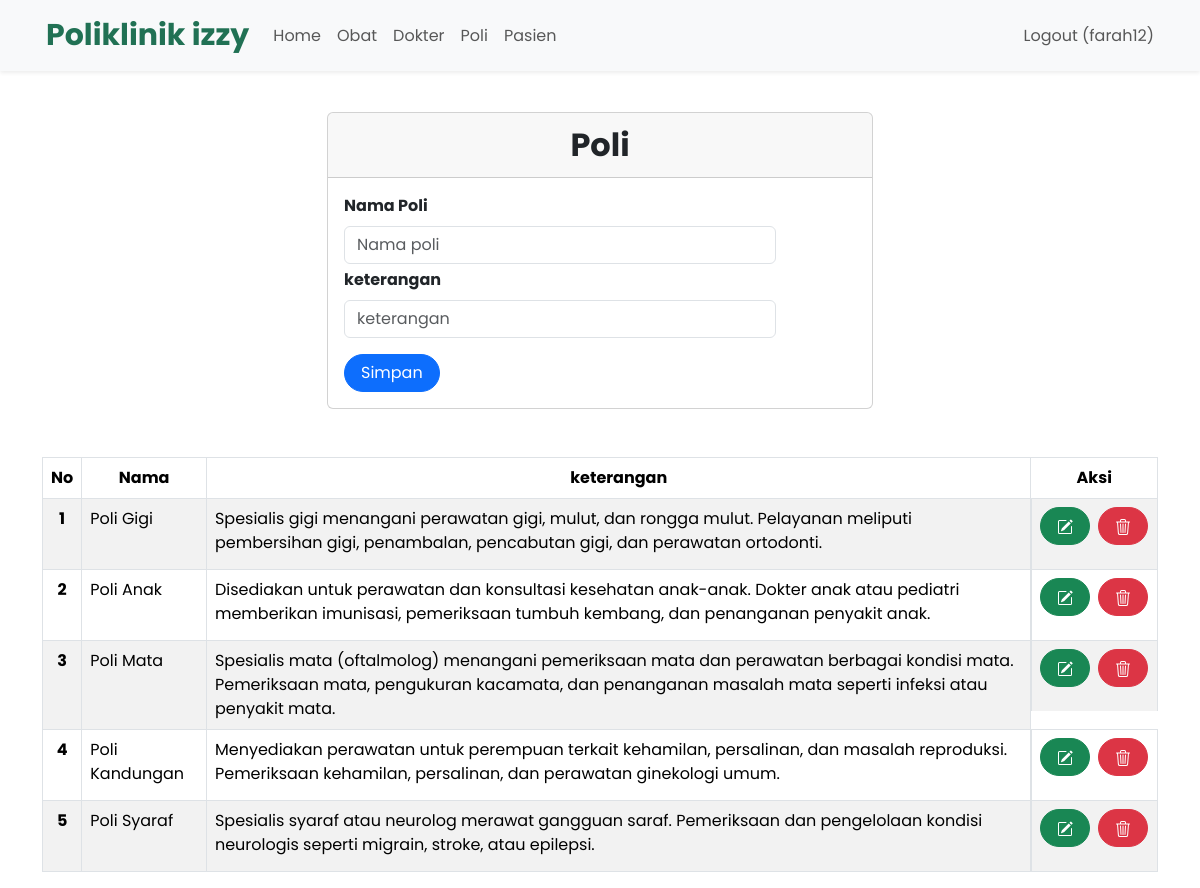
The app's page /index.php?page=poli (signed in) with its own data.
### tables this page shows
CREATE TABLE `poli` (
  `id` int(11) NOT NULL,
  `nama_poli` varchar(25) NOT NULL,
  `keterangan` text NOT NULL
);

### poli.php (the view, shortened to what this page needs)
<br>
<div class="container">
    <div class="row justify-content-center">
        <div class="col-md-6">
            <div class="card">
                <div class="card-header text-center fw-bold" style="font-size: 2rem;">Poli</div>
                <div class="card-body">
                    <form class="form row" method="POST" style="width: 30rem;" action="" name="myForm" onsubmit="return(validate());">
                        <?php
                        $nama_poli = '';
                        $keterangan = '';
                        ?>
                        <div class="row">
                            <label for="inputNama" class="form-label fw-bold">
                                Nama Poli
                            </label>
                            <div>
                                <input type="text" class="form-control" name="nama_poli" id="inputNama" placeholder="Nama poli" value="<?php echo $nama_poli ?>">
                            </div>
                        </div>
                        <div class="row mt-1">
                            <label for="inputketerangan" class="form-label fw-bold">
                                keterangan
                            </label>
                            <div>
                                <input type="text" class="form-control" name="keterangan" id="inputketerangan" placeholder="keterangan" value="<?php echo $keterangan ?>">
                            </div>
                        </div>
                        <div class="row mt-3">
                            <div class=col>
                                <button type="submit" class="btn btn-primary rounded-pill px-3 mt-auto" name="simpan">Simpan</button>
                            </div>
                        </div>
                    </form>
                </div>
            </div>
        </div>
    </div>
    <br>
    <br>
    <table class="table table-bordered table-striped table-hover">
        <thead>
            <tr class="text-center">
                <th scope="col">No</th>
                <th scope="col">Nama</th>
                <th scope="col">keterangan</th>
                <th scope="col">Aksi</th>
            </tr>
        </thead>
        <tbody>
            <?php
            $result = mysqli_query($mysqli, "SELECT * FROM poli");
            $no = 1;
            while ($data = mysqli_fetch_array($result)) {
            ?>
                <tr>
                    <th scope="row" class="text-center"><?php echo $no++ ?></th>
                    <td><?php echo $data['nama_poli'] ?></td>
                    <td><?php echo $data['keterangan'] ?></td>
                    <td class="d-flex justify-content-center ">
                        <div class="d-flex gap-2 mb-3">
                            <a type="button" class="btn btn-success rounded-pill px-3" href="index.php?page=poli&id=<?php echo $data['id'] ?>">
                            </a>
                            <a type="button" class="btn btn-danger rounded-pill px-3" href="index.php?page=poli&id=<?php echo $data['id'] ?>&aksi=hapus">
                            </a>
                        </div>
                    </td>
                </tr>
            <?php
            }
            ?>
        </tbody>
    </table>

### style.css (style rules this page uses)
body { font-family: 'Poppins', sans-serif; }
::placeholder { font-size: 16px; }

### records on screen
poli: nama_poli "Poli Gigi", keterangan "Spesialis gigi menangani perawatan gigi, mulut, dan rongga mulut. Pelayanan meliputi pembersihan gigi, penambalan, pencabutan gigi, dan perawatan ortodonti."
poli: nama_poli "Poli Anak", keterangan "Disediakan untuk perawatan dan konsultasi kesehatan anak-anak. Dokter anak atau pediatri memberikan imunisasi, pemeriksaan tumbuh kembang, dan penanganan penyakit anak."
poli: nama_poli "Poli Mata", keterangan "Spesialis mata (oftalmolog) menangani pemeriksaan mata dan perawatan berbagai kondisi mata. Pemeriksaan mata, pengukuran kacamata, dan penanganan masalah mata seperti infeksi atau penyakit mata."
poli: nama_poli "Poli Kandungan", keterangan "Menyediakan perawatan untuk perempuan terkait kehamilan, persalinan, dan masalah reproduksi. Pemeriksaan kehamilan, persalinan, dan perawatan ginekologi umum."
poli: nama_poli "Poli Syaraf", keterangan "Spesialis syaraf atau neurolog merawat gangguan saraf. Pemeriksaan dan pengelolaan kondisi neurologis seperti migrain, stroke, atau epilepsi."

### other values on screen
$_SESSION['username'] "farah12"
